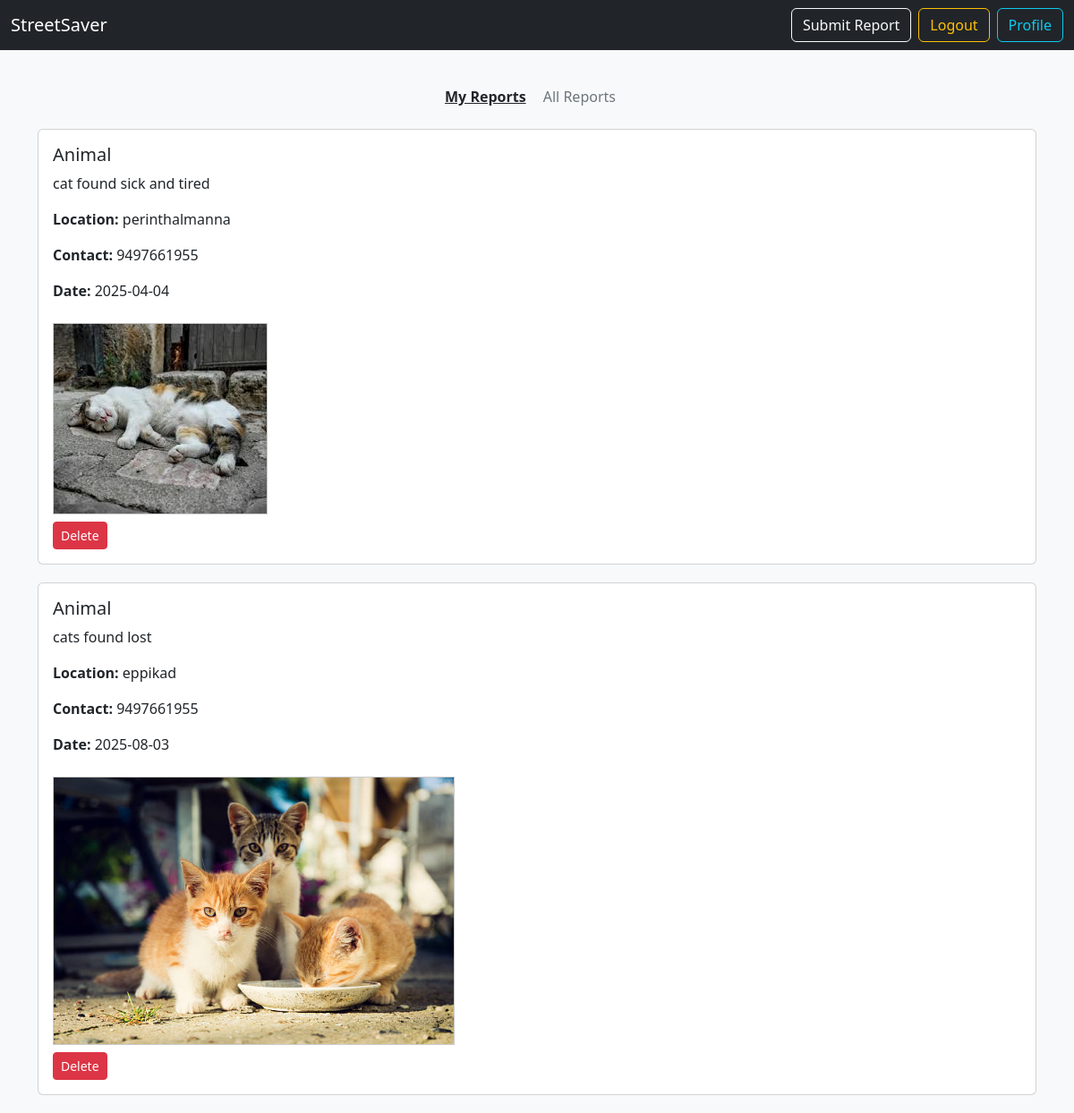
The app's page / (signed in) with its own data.
### app.py (models this page shows)
class Report(db.Model):
    id = db.Column(db.Integer, primary_key=True)
    category = db.Column(db.String(100))
    description = db.Column(db.Text)
    location = db.Column(db.String(200))
    contact = db.Column(db.String(20))
    date = db.Column(db.String(50))
    image = db.Column(db.String(200))
    user_id = db.Column(db.Integer, db.ForeignKey('user.id'))

### app.py (the view)
@app.route('/')
def index():
    if 'user_id' in session:
        all_reports = Report.query.filter(Report.user_id != session['user_id']).order_by(Report.id.desc()).all()
        my_reports = Report.query.filter_by(user_id=session['user_id']).order_by(Report.id.desc()).all()
        return render_template('home.html', all_reports=all_reports, my_reports=my_reports, logged_in=True)
    return redirect(url_for('login'))

### templates/home.html (shortened to what this page needs)
<!DOCTYPE html>
<html lang="en">
<head>
    <link href="https://cdn.jsdelivr.net/npm/bootstrap@5.3.0/dist/css/bootstrap.min.css" rel="stylesheet">
</head>
<body class="bg-light">
<nav class="navbar navbar-expand-lg navbar-dark bg-dark fixed-top">
    <div class="container-fluid">
        <a class="navbar-brand" href="{{ url_for('index') }}">StreetSaver</a>
        <div class="d-flex">
            <a href="{{ url_for('submit') }}" class="btn btn-outline-light me-2">Submit Report</a>
            <a href="{{ url_for('logout') }}" class="btn btn-outline-warning me-2">Logout</a>
            <a href="{{ url_for('profile') }}" class="btn btn-outline-info">Profile</a>
        </div>
    </div>
</nav>
<div class="container mt-5 pt-4">
    <div class="text-center my-4">
        <span id="myReportsBtn" class="tab-btn active">My Reports</span>
        <span id="allReportsBtn" class="tab-btn text-secondary">All Reports</span>
    </div>
    <div id="myReports" class="report-section active">
        {% if my_reports %}
            {% for report in my_reports %}
                <div class="card report-card">
                    <div class="card-body">
                        <h5 class="card-title">{{ report.category }}</h5>
                        <p class="card-text">{{ report.description }}</p>
                        <p class="card-text"><strong>Location:</strong> {{ report.location }}</p>
                        <p class="card-text"><strong>Contact:</strong> {{ report.contact }}</p>
                        <p class="card-text"><strong>Date:</strong> {{ report.date }}</p>
                        {% if report.image %}
                            <img src="{{ url_for('static', filename='uploads/' ~ report.image) }}" class="img-preview mt-2" alt="Report Image">
                        {% endif %}
                        <form action="{{ url_for('delete', id=report.id) }}" method="POST" class="mt-2 delete-form">
                            <button type="submit" class="btn btn-danger btn-sm">Delete</button>
                        </form>
                    </div>
                </div>
            {% endfor %}
        {% else %}
            <p class="text-center">You have not submitted any reports yet.</p>
        {% endif %}
    </div>
</div>
</body>
</html>

### templates/home.html (style rules this page uses)
.report-section { display: none; }
.report-section.active { display: block; }
.tab-btn { cursor: pointer; margin-right: 15px; }
.tab-btn.active { font-weight: bold; text-decoration: underline; }
.report-card { margin-bottom: 20px; }
.img-preview { max-width: 100%; max-height: 300px; object-fit: cover; border: 1px solid #ccc; }

### records on screen
Report: category "Animal", description "cat found sick and tired", location "perinthalmanna", contact "9497661955", date "2025-04-04", image (picture)
Report: category "Animal", description "cats found lost", location "eppikad", contact "9497661955", date "2025-08-03", image (picture)
